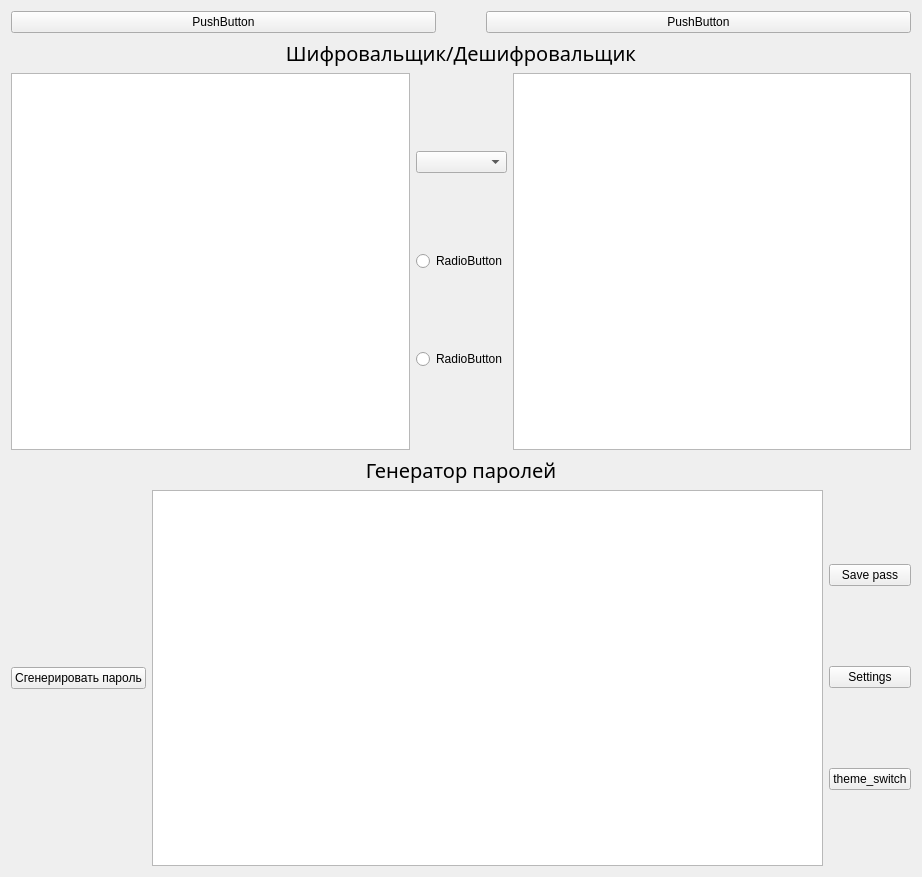
<?xml version="1.0" encoding="UTF-8"?>
<ui version="4.0">
 <class>Form</class>
 <widget class="QWidget" name="Form">
  <property name="geometry">
   <rect>
    <x>0</x>
    <y>0</y>
    <width>922</width>
    <height>877</height>
   </rect>
  </property>
  <property name="windowTitle">
   <string>Form</string>
  </property>
  <layout class="QVBoxLayout" name="verticalLayout">
   <item>
    <layout class="QHBoxLayout" name="horizontalLayout_2">
     <property name="spacing">
      <number>50</number>
     </property>
     <item>
      <widget class="QPushButton" name="save_cypher_button">
       <property name="text">
        <string>PushButton</string>
       </property>
       <attribute name="buttonGroup">
        <string notr="true">file_work_button_group</string>
       </attribute>
      </widget>
     </item>
     <item>
      <widget class="QPushButton" name="open_cypher_button">
       <property name="text">
        <string>PushButton</string>
       </property>
       <attribute name="buttonGroup">
        <string notr="true">file_work_button_group</string>
       </attribute>
      </widget>
     </item>
    </layout>
   </item>
   <item>
    <layout class="QVBoxLayout" name="verticalLayout_4">
     <item>
      <widget class="QLabel" name="enc_dec_label">
       <property name="font">
        <font>
         <family>Malgun Gothic</family>
         <pointsize>15</pointsize>
        </font>
       </property>
       <property name="text">
        <string>Шифровальщик/Дешифровальщик</string>
       </property>
       <property name="alignment">
        <set>Qt::AlignCenter</set>
       </property>
      </widget>
     </item>
     <item>
      <layout class="QHBoxLayout" name="horizontalLayout_3">
       <item>
        <widget class="QTextEdit" name="textEdit">
         <property name="html">
          <string>&lt;!DOCTYPE HTML PUBLIC &quot;-//W3C//DTD HTML 4.0//EN&quot; &quot;http://www.w3.org/TR/REC-html40/strict.dtd&quot;&gt;
&lt;html&gt;&lt;head&gt;&lt;meta name=&quot;qrichtext&quot; content=&quot;1&quot; /&gt;&lt;style type=&quot;text/css&quot;&gt;
p, li { white-space: pre-wrap; }
&lt;/style&gt;&lt;/head&gt;&lt;body style=&quot; font-family:'MS Shell Dlg 2'; font-size:8.25pt; font-weight:400; font-style:normal;&quot;&gt;
&lt;p style=&quot;-qt-paragraph-type:empty; margin-top:0px; margin-bottom:0px; margin-left:0px; margin-right:0px; -qt-block-indent:0; text-indent:0px;&quot;&gt;&lt;br /&gt;&lt;/p&gt;&lt;/body&gt;&lt;/html&gt;</string>
         </property>
        </widget>
       </item>
       <item>
        <layout class="QVBoxLayout" name="verticalLayout_2">
         <property name="spacing">
          <number>0</number>
         </property>
         <item>
          <widget class="QComboBox" name="cypher_list"/>
         </item>
         <item>
          <widget class="QRadioButton" name="decrypt_button">
           <property name="text">
            <string>RadioButton</string>
           </property>
           <attribute name="buttonGroup">
            <string notr="true">cypher_button_group</string>
           </attribute>
          </widget>
         </item>
         <item>
          <widget class="QRadioButton" name="encrypt_button">
           <property name="text">
            <string>RadioButton</string>
           </property>
           <attribute name="buttonGroup">
            <string notr="true">cypher_button_group</string>
           </attribute>
          </widget>
         </item>
        </layout>
       </item>
       <item>
        <widget class="QTextEdit" name="textEdit_2"/>
       </item>
      </layout>
     </item>
    </layout>
   </item>
   <item>
    <layout class="QVBoxLayout" name="verticalLayout_5">
     <item>
      <widget class="QLabel" name="password_gen_label">
       <property name="font">
        <font>
         <family>Malgun Gothic</family>
         <pointsize>15</pointsize>
        </font>
       </property>
       <property name="text">
        <string>Генератор паролей</string>
       </property>
       <property name="alignment">
        <set>Qt::AlignCenter</set>
       </property>
      </widget>
     </item>
     <item>
      <layout class="QHBoxLayout" name="horizontalLayout_4">
       <item>
        <widget class="QPushButton" name="pass_gen_button">
         <property name="text">
          <string>Сгенерировать пароль</string>
         </property>
        </widget>
       </item>
       <item>
        <widget class="QPlainTextEdit" name="plainTextEdit"/>
       </item>
       <item>
        <layout class="QVBoxLayout" name="verticalLayout_3">
         <item>
          <widget class="QPushButton" name="password_save_button">
           <property name="text">
            <string>Save pass</string>
           </property>
          </widget>
         </item>
         <item>
          <widget class="QPushButton" name="settings">
           <property name="text">
            <string>Settings</string>
           </property>
          </widget>
         </item>
         <item>
          <widget class="QPushButton" name="theme_switch_button">
           <property name="text">
            <string>theme_switch</string>
           </property>
           <property name="icon">
            <iconset>
             <normaloff>&lt;?xml version=&quot;1.0&quot; encoding=&quot;UTF-8&quot;?&gt;</normaloff>&lt;?xml version=&quot;1.0&quot; encoding=&quot;UTF-8&quot;?&gt;</iconset>
           </property>
          </widget>
         </item>
        </layout>
       </item>
      </layout>
     </item>
    </layout>
   </item>
  </layout>
 </widget>
 <resources/>
 <connections/>
 <buttongroups>
  <buttongroup name="file_work_button_group"/>
  <buttongroup name="cypher_button_group"/>
 </buttongroups>
</ui>
